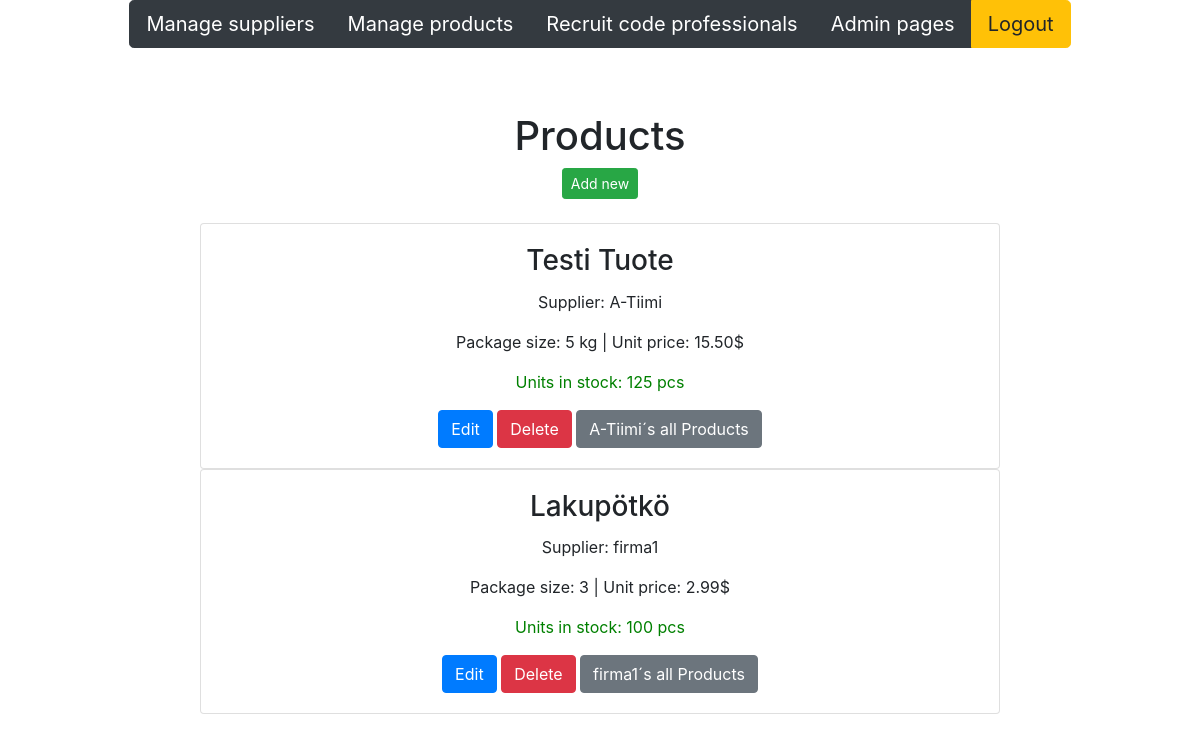
/products/, run on an earlier commit of the app's database.
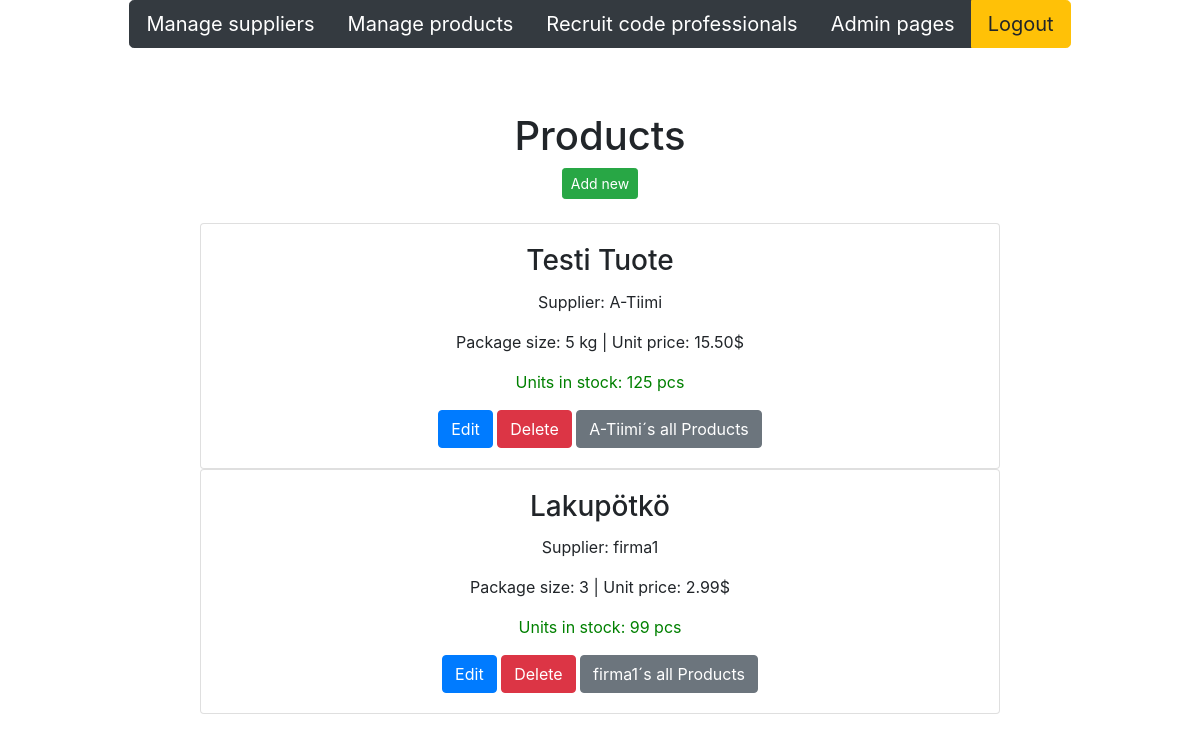
And on a later commit of the database.
### app/models.py (models this page shows, shortened)
class Product(models.Model):
    productname = models.CharField(max_length = 20, default = "laku")
    packagesize = models.CharField(max_length = 20, default = 3)
    unitprice = models.DecimalField(max_digits=8, decimal_places=2, default=1.00)
    unitsinstock = models.IntegerField(default = 3)
    supplier = models.ForeignKey(Supplier, on_delete=models.CASCADE)

class Supplier(models.Model):
    companyname = models.CharField(max_length = 50, default="firma")
    contactname = models.CharField(max_length = 50, default="firma")
    address = models.CharField(max_length = 100, default="firma")
    phone = models.CharField(max_length = 20, default="firma")
    email = models.CharField(max_length = 50, default="firma")
    country = models.CharField(max_length = 50, default="firma")

### app/views.py (the view)
# urls.py: path('products/', productlistview),
def productlistview(request):
    productlist = Product.objects.all()
    supplierlist = Supplier.objects.all()
    context = {'products': productlist, 'suppliers': supplierlist}
    return render (request,"productlist.html",context)

### app/templates/productlist.html (shortened to what this page needs)
{% extends 'index.html' %}
{% block content %}
<br />
<br />
<h1>Products</h1>
<button onclick="showaddform()" class="btn btn-success btn-sm">Add new</button>
<br>
<br>
{% for p in products %}
<div class="card" style="width: 50rem;">
    <div class="card-body">
        <h3 class="card-title">{{p.productname}} </h3>
        <p class="card-text">Supplier: {{p.supplier.companyname}}</p>
        <p class="card-text">Package size: {{p.packagesize}} | Unit price: {{p.unitprice}}$ </p>
        <p class="card-text" style="color: green;">Units in stock: {{p.unitsinstock}} pcs </p>
        <a href="/edit-product-get/{{p.id}}/" class="btn btn-primary">Edit</a>
        <a href="/confirm-delete-product/{{p.id}}/" class="btn btn-danger">Delete</a>
        <a href="/products-by-supplier/{{p.supplier.id}}/"
            class="btn btn-secondary">{{p.supplier.companyname}}´s all Products
        </a>
    </div>
</div>
{% empty %}
<div class="card" style="width: 50rem;">
    <div class="card-body">
        <p class="card-text">No products found in the database </p>
    </div>
</div>
{%endfor%}
{% endblock %}

What changed in the data, as far as the page shows it:
changed Product "Lakupötkö": unitsinstock "100" → "99"
